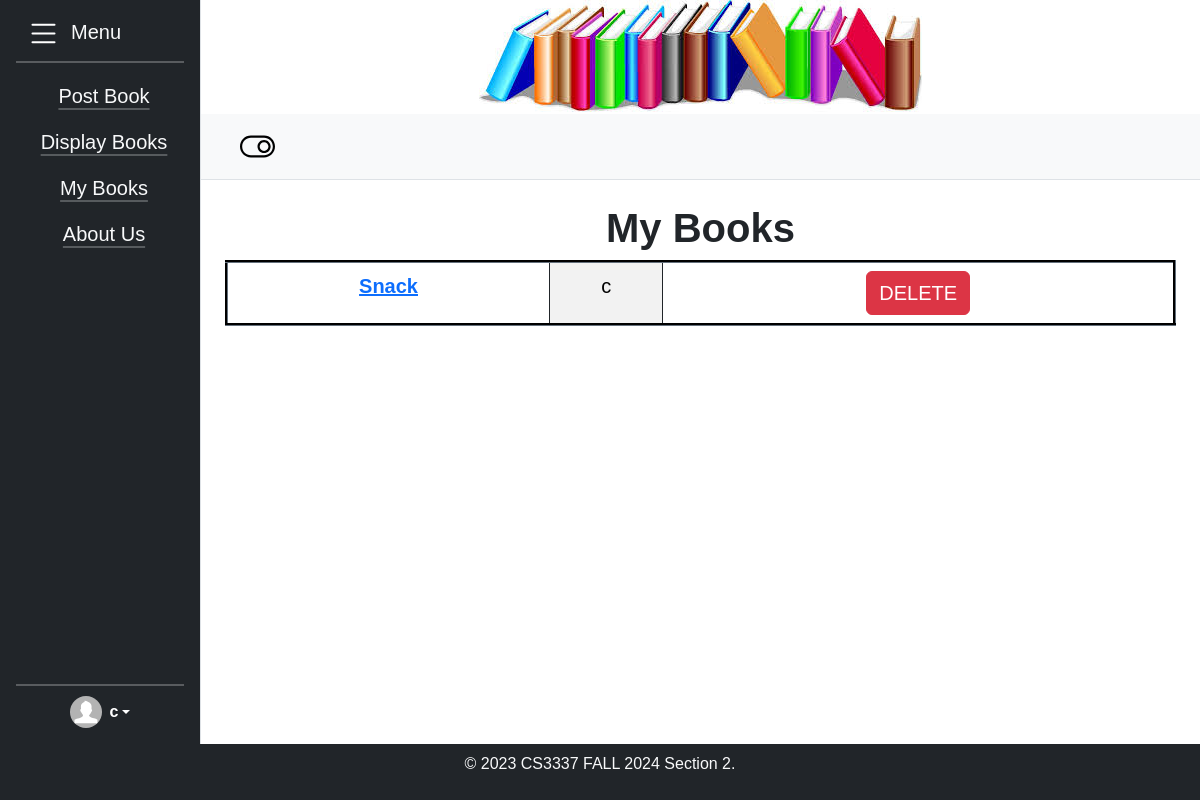
/mybooks (signed in), run on an earlier commit of the app's database.
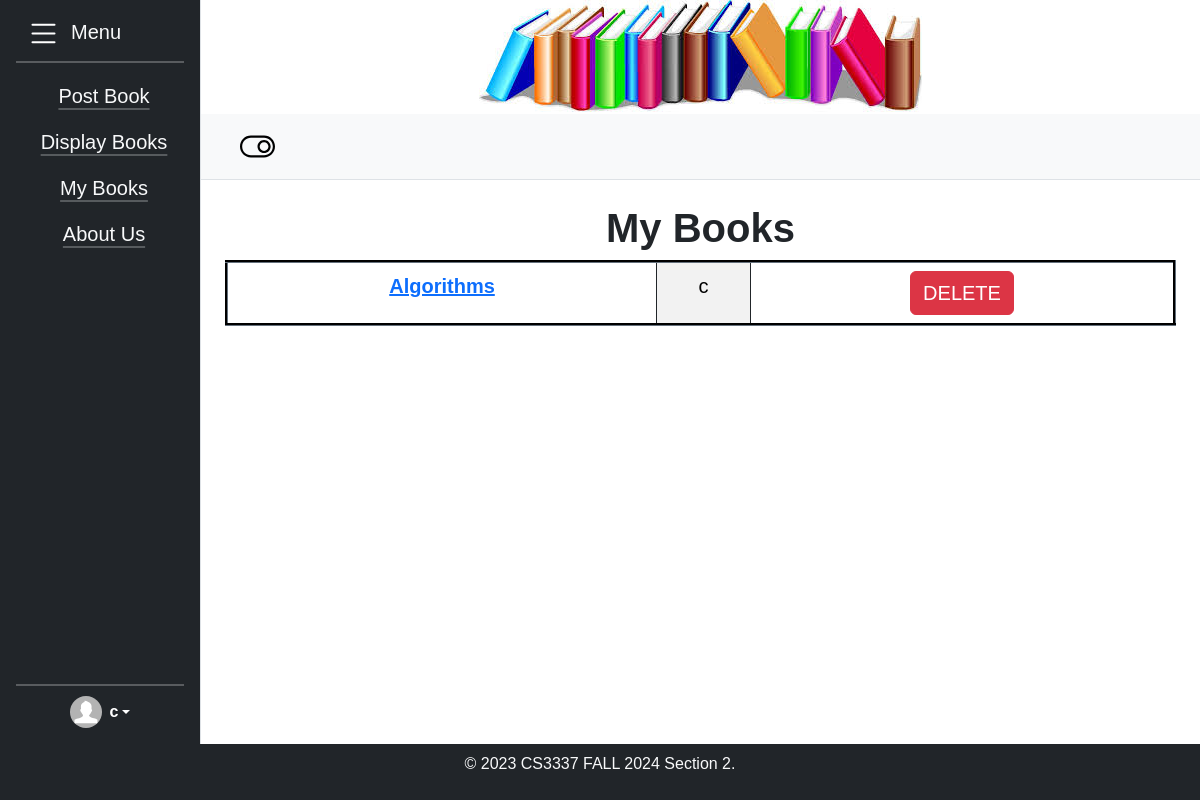
And on a later commit of the database.
### bookMng/models.py (models this page shows, shortened)
class MainMenu(models.Model):
    item = models.CharField(max_length=200,unique=True)
    link = models.CharField(max_length=200,unique=True)

class Book(models.Model):
    name = models.CharField(max_length=200)
    web = models.URLField(max_length=200)
    price = models.DecimalField(decimal_places=2, max_digits=8)
    publishdate = models.DateField(auto_now=True)
    picture = models.FileField(upload_to='bookEx/static/uploads')
    pic_path = models.CharField(max_length=300, editable=False, blank=True)
    username = models.ForeignKey(User, blank=True, null=True, on_delete=models.CASCADE)
    ratings = models.IntegerField(default=0)
    ratingscount = models.IntegerField(default=0)
    overallrating = models.IntegerField(default=0)

### bookMng/views.py (the view)
# urls.py: path('mybooks', views.mybooks, name='mybooks'),
def mybooks(request):
    if request.user.is_authenticated:
        books = Book.objects.filter(username=request.user)
        if len(books) == 0:
            return render(request,
                          'bookMng/mybooks.html',
                          {
                              'item_list': MainMenu.objects.all(),
                              'books': books,
                              'empty': True,
                          })
        else:
            for b in books:
                b.pic_path = b.picture.url[14:]
            return render(request,
                          'bookMng/mybooks.html',
                          {
                              'item_list': MainMenu.objects.all(),
                              'books': books,
                              'empty': False,
                          })
    else:
        return HttpResponseRedirect('/login?next=/')

### bookEx/templates/bookMng/mybooks.html
{% extends "base.html" %}
{% load static %}
{% block sidenav %}
   {% for item in item_list %}
       <li class="nav-item py-2 ps-2 fs-5 text-center"><a class="link-light link-offset-2 link-underline-opacity-25 link-underline-opacity-100-hover" href="{{ item.link }}">{{ item.item }}</a></li>
   {% endfor %}
{% endblock sidenav %}
{% block content %}
    <H1 style="text-align:center"><strong>My Books</strong></H1>
<table class="table table-hover table-striped-columns table-bordered border-dark" border="3">
   {% for book in books %}
    <tr>
        <td class="text-center">
            <a class="fs-5" href="book_detail/{{ book.id }}">
                <strong>{{ book.name }}</strong>
            </a>
        </td>
        <td class="fs-5 text-center">{{ book.username }}</td>
        <td class="text-center">
            <a class="btn btn-danger fs-5" href="book_delete/{{ book.id }}">
              DELETE
            </a>
        </td>
    </tr>
   {% endfor %}
</table>
{% endblock content %}

What changed in the data, as far as the page shows it:
removed Book: name "Snack", username "c"
added Book: name "Algorithms", username "c"
